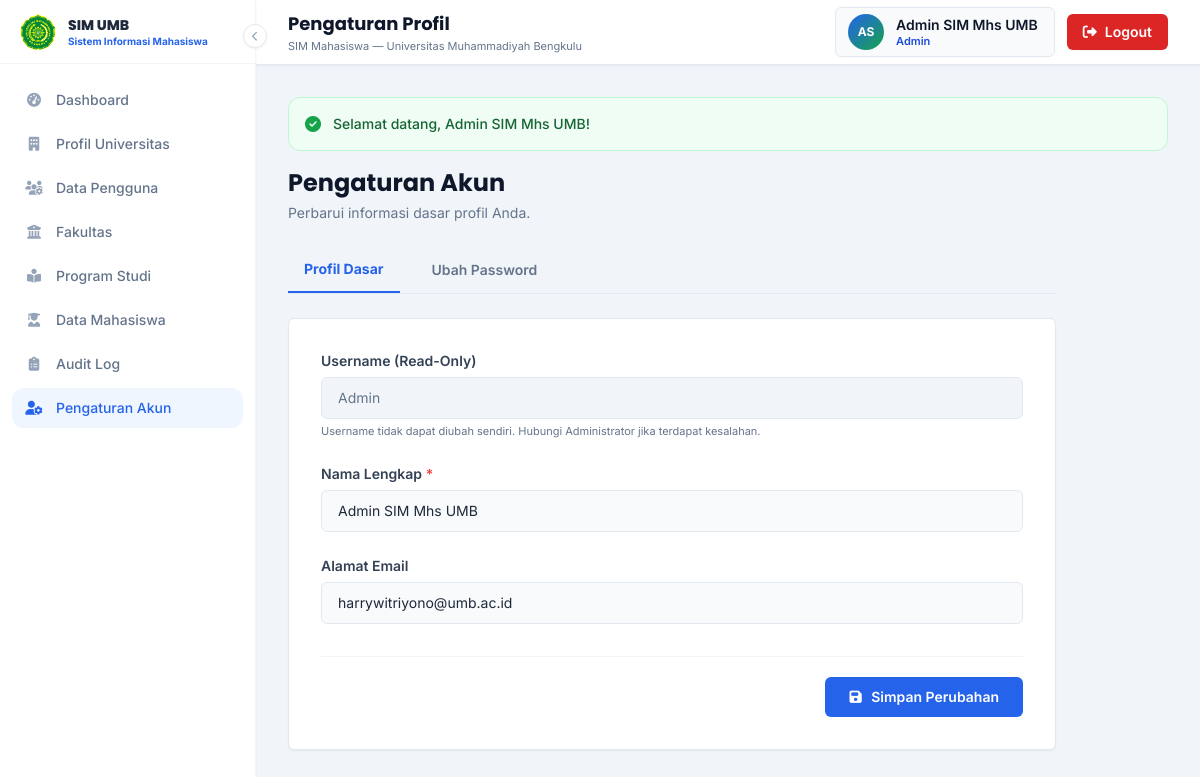
The page /admin/profil/index.php (signed in) on the database its author committed.
### tables this page shows
CREATE TABLE `pengguna` (
  `id_pengguna` bigint(20) UNSIGNED NOT NULL,
  `id_role` smallint(5) UNSIGNED NOT NULL,
  `id_universitas` bigint(20) UNSIGNED DEFAULT NULL,
  `id_fakultas` bigint(20) UNSIGNED DEFAULT NULL,
  `id_program_studi` bigint(20) UNSIGNED DEFAULT NULL,
  `username` varchar(100) NOT NULL,
  `password_hash` varchar(255) NOT NULL,
  `nama_lengkap` varchar(200) NOT NULL,
  `email` varchar(150) DEFAULT NULL,
  `no_hp` varchar(30) DEFAULT NULL,
  `status_aktif` enum('Aktif','Tidak Aktif') NOT NULL DEFAULT 'Aktif',
  `last_login` datetime DEFAULT NULL,
  `created_at` timestamp NOT NULL DEFAULT current_timestamp(),
  `updated_at` timestamp NOT NULL DEFAULT current_timestamp() ON UPDATE current_timestamp()
);

### app/auth.php (called while the page is built, shortened)
<?php
function get_user_login(): ?array
{
    return $_SESSION['user'];
}

### config/app.php (called while the page is built, shortened)
<?php
function url(string $path = ''): string
{
    $path = ltrim($path, '/');
    return rtrim(BASE_URL, '/') . '/' . $path;
}

### admin/profil/index.php (the view, shortened to what this page needs)
<?php
require_once dirname(__DIR__, 2) . '/config/app.php';
require_once dirname(__DIR__, 2) . '/config/database.php';
require_once dirname(__DIR__, 2) . '/app/auth.php';
$userActive = get_user_login();
$id = (int)$userActive['id_pengguna'];
try {
    $stmt = $pdo->prepare("SELECT * FROM pengguna WHERE id_pengguna = :id");
    $stmt->execute([':id' => $id]);
    $profil = $stmt->fetch();
} catch (PDOException $e) {
    $profil = null;
}
$pageTitle  = 'Pengaturan Profil';
?>
<?php require_once dirname(__DIR__, 2) . '/layouts/admin/header.php'; ?>
<section class="max-w-3xl mb-8">
    <div class="mb-6">
        <h2 class="font-heading font-bold text-2xl text-slate-900">Pengaturan Akun</h2>
        <p class="text-sm text-slate-500 mt-1">Perbarui informasi dasar profil Anda.</p>
    </div>
    <div class="flex items-center gap-4 border-b border-slate-200 mb-6">
        <a href="<?= url('admin/profil/index.php') ?>" class="px-4 py-3 text-sm font-bold text-academic-600 border-b-2 border-academic-600">
            Profil Dasar
        </a>
        <a href="<?= url('admin/profil/password.php') ?>" class="px-4 py-3 text-sm font-semibold text-slate-500 hover:text-slate-700 transition-colors">
            Ubah Password
        </a>
    </div>
    <div class="bg-white rounded-md shadow-sm border border-slate-200 overflow-hidden">
        <form action="<?= url('admin/profil/process.php') ?>" method="POST" class="p-6 sm:p-8">
            <div class="space-y-6">
                <div>
                    <label class="block text-sm font-semibold text-slate-700 mb-1.5">Username (Read-Only)</label>
                    <input type="text" disabled value="<?= htmlspecialchars($profil['username'], ENT_QUOTES, 'UTF-8') ?>"
                           class="w-full px-4 py-2.5 bg-slate-100 border border-slate-200 rounded-md text-sm text-slate-500 cursor-not-allowed">
                    <p class="text-[11px] text-slate-500 mt-1">Username tidak dapat diubah sendiri. Hubungi Administrator jika terdapat kesalahan.</p>
                </div>
                <div>
                    <label for="nama_lengkap" class="block text-sm font-semibold text-slate-700 mb-1.5">Nama Lengkap <span class="text-red-500">*</span></label>
                    <input type="text" id="nama_lengkap" name="nama_lengkap" required maxlength="200"
                           value="<?= htmlspecialchars($profil['nama_lengkap'], ENT_QUOTES, 'UTF-8') ?>"
                           class="w-full px-4 py-2.5 bg-slate-50 border border-slate-200 rounded-md text-sm focus:bg-white focus:ring-2 focus:ring-academic-100 focus:border-academic-500 transition-colors">
                </div>
                <div>
                    <label for="email" class="block text-sm font-semibold text-slate-700 mb-1.5">Alamat Email</label>
                    <input type="email" id="email" name="email" maxlength="150"
                           value="<?= htmlspecialchars($profil['email'] ?? '', ENT_QUOTES, 'UTF-8') ?>"
                           class="w-full px-4 py-2.5 bg-slate-50 border border-slate-200 rounded-md text-sm focus:bg-white focus:ring-2 focus:ring-academic-100 focus:border-academic-500 transition-colors">
                </div>
            </div>
            <div class="mt-8 pt-5 border-t border-slate-100 flex items-center justify-end gap-3">
                <button type="submit" class="px-6 py-2.5 text-sm font-semibold text-white bg-academic-600 rounded-md hover:bg-academic-700 transition-colors focus:ring-4 focus:ring-academic-100">
                    <i class="fa-solid fa-save mr-1.5"></i> Simpan Perubahan
                </button>
            </div>
        </form>
    </div>
</section>
<?php require_once dirname(__DIR__, 2) . '/layouts/admin/footer.php'; ?>

### layouts/admin/topbar.php (shortened to what this page needs)
<?php
$user       = get_user_login() ?? [];
$namaLengkap = $user['nama_lengkap'] ?? 'Pengguna';
$namaRole    = $user['nama_role'] ?? '-';
$initials = '';
$parts = preg_split('/\s+/', trim($namaLengkap));
foreach (array_slice($parts, 0, 2) as $p) {
    $initials .= mb_strtoupper(mb_substr($p, 0, 1));
}
?>
<header class="sticky top-0 z-20 bg-white/95 backdrop-blur border-b border-slate-200 shadow-sm">
    <div class="h-16 flex items-center justify-between gap-4 px-4 sm:px-6 lg:px-8">
        <div class="flex items-center gap-3 min-w-0">
            <div class="min-w-0">
                <h1 class="font-heading font-bold text-slate-900 text-base sm:text-lg truncate">
                    <?= htmlspecialchars($pageTitle ?? 'Dashboard', ENT_QUOTES, 'UTF-8') ?>
                </h1>
                <p class="text-[11px] text-slate-500 truncate hidden sm:block">
                    SIM Mahasiswa — Universitas Muhammadiyah Bengkulu
                </p>
            </div>
        </div>
        <div class="flex items-center gap-2 sm:gap-3">
            <div class="hidden md:flex items-center gap-3 pl-3 pr-4 py-1.5 rounded-md bg-slate-50 border border-slate-200">
                <div class="w-9 h-9 rounded-full bg-gradient-to-br from-academic-600 to-elegant-600 flex items-center justify-center text-white font-bold text-xs shrink-0">
                    <?= htmlspecialchars($initials, ENT_QUOTES, 'UTF-8') ?>
                </div>
                <div class="leading-tight min-w-0">
                    <p class="text-sm font-semibold text-slate-900 truncate max-w-[10rem]"><?= htmlspecialchars($namaLengkap, ENT_QUOTES, 'UTF-8') ?></p>
                    <p class="text-[11px] text-academic-700 font-semibold truncate max-w-[10rem]">
                        <?= htmlspecialchars($namaRole, ENT_QUOTES, 'UTF-8') ?>
                    </p>
                </div>
            </div>
            <a href="<?= url('auth/logout.php') ?>"
               data-confirm="Apakah Anda yakin ingin keluar dari sistem?"
               class="inline-flex items-center gap-2 px-3 sm:px-4 py-2 rounded-md bg-red-600 hover:bg-red-700 text-white text-xs sm:text-sm font-semibold shadow-sm transition-colors focus:outline-none focus:ring-2 focus:ring-red-400 focus:ring-offset-1">
                <i class="fa-solid fa-right-from-bracket"></i>
                <span class="hidden sm:inline">Logout</span>
            </a>
        </div>
    </div>
</header>

### layouts/admin/header.php (style rules this page uses)
body { font-family: 'Inter', system-ui, sans-serif; background: #f1f5f9; }
h1, h2, h3, h4, h5, h6, .font-heading { font-family: 'Poppins', 'Inter', sans-serif; }

### rows shown on the page
pengguna: nama_lengkap "Admin SIM Mhs UMB", username "Admin", email "harrywitriyono@umb.ac.id"

### other values the page prints
$item['label'] "Dashboard"
$item['label'] "Profil Universitas"
$item['label'] "Data Pengguna"
$item['label'] "Fakultas"
$item['label'] "Program Studi"
$item['label'] "Data Mahasiswa"
$item['label'] "Audit Log"
$item['label'] "Pengaturan Akun"
$pageTitle "Pengaturan Profil"
$initials "AS"
